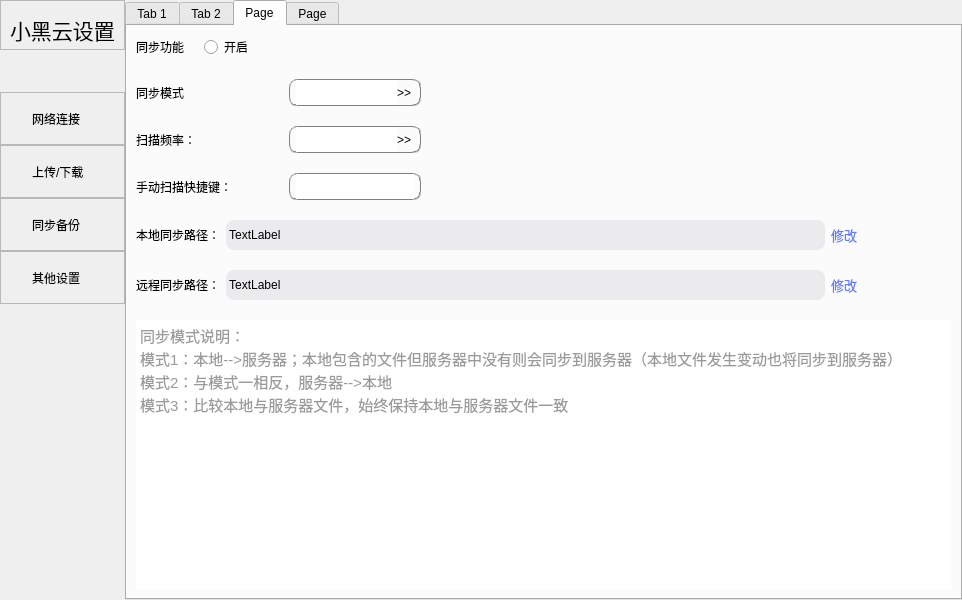
<?xml version="1.0" encoding="UTF-8"?>
<ui version="4.0">
 <class>Dialog</class>
 <widget class="QDialog" name="Dialog">
  <property name="geometry">
   <rect>
    <x>0</x>
    <y>0</y>
    <width>962</width>
    <height>600</height>
   </rect>
  </property>
  <property name="maximumSize">
   <size>
    <width>16777215</width>
    <height>600</height>
   </size>
  </property>
  <property name="cursor">
   <cursorShape>ArrowCursor</cursorShape>
  </property>
  <property name="windowTitle">
   <string>小黑云设置</string>
  </property>
  <property name="styleSheet">
   <string notr="true"/>
  </property>
  <layout class="QFormLayout" name="formLayout">
   <property name="horizontalSpacing">
    <number>0</number>
   </property>
   <property name="verticalSpacing">
    <number>0</number>
   </property>
   <property name="leftMargin">
    <number>0</number>
   </property>
   <property name="topMargin">
    <number>0</number>
   </property>
   <property name="rightMargin">
    <number>0</number>
   </property>
   <property name="bottomMargin">
    <number>0</number>
   </property>
   <item row="0" column="0">
    <layout class="QVBoxLayout" name="verticalLayout_2" stretch="0,1,5,7">
     <property name="spacing">
      <number>0</number>
     </property>
     <property name="leftMargin">
      <number>0</number>
     </property>
     <property name="rightMargin">
      <number>0</number>
     </property>
     <item>
      <widget class="QFrame" name="frame_13">
       <property name="minimumSize">
        <size>
         <width>100</width>
         <height>50</height>
        </size>
       </property>
       <property name="frameShape">
        <enum>QFrame::StyledPanel</enum>
       </property>
       <property name="frameShadow">
        <enum>QFrame::Raised</enum>
       </property>
       <layout class="QHBoxLayout" name="horizontalLayout_25">
        <property name="spacing">
         <number>0</number>
        </property>
        <property name="rightMargin">
         <number>9</number>
        </property>
        <property name="bottomMargin">
         <number>0</number>
        </property>
        <item>
         <widget class="QLabel" name="label_37">
          <property name="font">
           <font>
            <pointsize>16</pointsize>
           </font>
          </property>
          <property name="text">
           <string>小黑云设置</string>
          </property>
         </widget>
        </item>
       </layout>
      </widget>
     </item>
     <item>
      <spacer name="verticalSpacer">
       <property name="orientation">
        <enum>Qt::Vertical</enum>
       </property>
       <property name="sizeHint" stdset="0">
        <size>
         <width>20</width>
         <height>48</height>
        </size>
       </property>
      </spacer>
     </item>
     <item>
      <layout class="QVBoxLayout" name="verticalLayout">
       <property name="spacing">
        <number>0</number>
       </property>
       <property name="leftMargin">
        <number>0</number>
       </property>
       <item>
        <widget class="QFrame" name="frame">
         <property name="styleSheet">
          <string notr="true">#frame:hover{
	background:#D0D3D4;
	border-radius:18px;
	opacity:0.5;
}
</string>
         </property>
         <property name="frameShape">
          <enum>QFrame::StyledPanel</enum>
         </property>
         <property name="frameShadow">
          <enum>QFrame::Raised</enum>
         </property>
         <layout class="QHBoxLayout" name="horizontalLayout" stretch="1,3">
          <property name="spacing">
           <number>0</number>
          </property>
          <property name="leftMargin">
           <number>0</number>
          </property>
          <property name="topMargin">
           <number>0</number>
          </property>
          <property name="rightMargin">
           <number>0</number>
          </property>
          <property name="bottomMargin">
           <number>0</number>
          </property>
          <item>
           <widget class="QLabel" name="label_2">
            <property name="text">
             <string/>
            </property>
           </widget>
          </item>
          <item>
           <widget class="QLabel" name="label">
            <property name="text">
             <string>网络连接</string>
            </property>
           </widget>
          </item>
         </layout>
        </widget>
       </item>
       <item>
        <widget class="QFrame" name="frame_2">
         <property name="styleSheet">
          <string notr="true">#frame_2:hover{
	background:#D0D3D4;
	border-radius:18px;
	opacity:0.5;
}</string>
         </property>
         <property name="frameShape">
          <enum>QFrame::StyledPanel</enum>
         </property>
         <property name="frameShadow">
          <enum>QFrame::Raised</enum>
         </property>
         <layout class="QHBoxLayout" name="horizontalLayout_2" stretch="1,3">
          <property name="spacing">
           <number>0</number>
          </property>
          <property name="leftMargin">
           <number>0</number>
          </property>
          <property name="topMargin">
           <number>0</number>
          </property>
          <property name="rightMargin">
           <number>0</number>
          </property>
          <property name="bottomMargin">
           <number>0</number>
          </property>
          <item>
           <widget class="QLabel" name="label_3">
            <property name="text">
             <string/>
            </property>
           </widget>
          </item>
          <item>
           <widget class="QLabel" name="label_4">
            <property name="text">
             <string>上传/下载</string>
            </property>
           </widget>
          </item>
         </layout>
        </widget>
       </item>
       <item>
        <widget class="QFrame" name="frame_3">
         <property name="styleSheet">
          <string notr="true">#frame_3:hover{
	background:#D0D3D4;
	border-radius:18px;
	opacity:0.5;
}</string>
         </property>
         <property name="frameShape">
          <enum>QFrame::StyledPanel</enum>
         </property>
         <property name="frameShadow">
          <enum>QFrame::Raised</enum>
         </property>
         <layout class="QHBoxLayout" name="horizontalLayout_3" stretch="1,3">
          <property name="spacing">
           <number>0</number>
          </property>
          <property name="leftMargin">
           <number>0</number>
          </property>
          <property name="topMargin">
           <number>0</number>
          </property>
          <property name="rightMargin">
           <number>0</number>
          </property>
          <property name="bottomMargin">
           <number>0</number>
          </property>
          <item>
           <widget class="QLabel" name="label_5">
            <property name="text">
             <string/>
            </property>
           </widget>
          </item>
          <item>
           <widget class="QLabel" name="label_6">
            <property name="text">
             <string>同步备份</string>
            </property>
           </widget>
          </item>
         </layout>
        </widget>
       </item>
       <item>
        <widget class="QFrame" name="frame_4">
         <property name="styleSheet">
          <string notr="true">#frame_4:hover{
	background:#D0D3D4;
	border-radius:18px;
	opacity:0.5;
}</string>
         </property>
         <property name="frameShape">
          <enum>QFrame::StyledPanel</enum>
         </property>
         <property name="frameShadow">
          <enum>QFrame::Raised</enum>
         </property>
         <layout class="QHBoxLayout" name="horizontalLayout_4" stretch="1,3">
          <property name="spacing">
           <number>0</number>
          </property>
          <property name="leftMargin">
           <number>0</number>
          </property>
          <property name="topMargin">
           <number>0</number>
          </property>
          <property name="rightMargin">
           <number>0</number>
          </property>
          <property name="bottomMargin">
           <number>0</number>
          </property>
          <item>
           <widget class="QLabel" name="label_7">
            <property name="text">
             <string/>
            </property>
           </widget>
          </item>
          <item>
           <widget class="QLabel" name="label_8">
            <property name="text">
             <string>其他设置</string>
            </property>
           </widget>
          </item>
         </layout>
        </widget>
       </item>
      </layout>
     </item>
     <item>
      <spacer name="verticalSpacer_2">
       <property name="orientation">
        <enum>Qt::Vertical</enum>
       </property>
       <property name="sizeHint" stdset="0">
        <size>
         <width>20</width>
         <height>188</height>
        </size>
       </property>
      </spacer>
     </item>
    </layout>
   </item>
   <item row="0" column="1">
    <widget class="QTabWidget" name="tabWidget">
     <property name="minimumSize">
      <size>
       <width>0</width>
       <height>600</height>
      </size>
     </property>
     <property name="maximumSize">
      <size>
       <width>16777215</width>
       <height>600</height>
      </size>
     </property>
     <property name="layoutDirection">
      <enum>Qt::LeftToRight</enum>
     </property>
     <property name="currentIndex">
      <number>2</number>
     </property>
     <widget class="QWidget" name="tab">
      <attribute name="title">
       <string>Tab 1</string>
      </attribute>
      <layout class="QVBoxLayout" name="verticalLayout_3">
       <property name="spacing">
        <number>6</number>
       </property>
       <property name="leftMargin">
        <number>0</number>
       </property>
       <property name="topMargin">
        <number>9</number>
       </property>
       <property name="rightMargin">
        <number>0</number>
       </property>
       <property name="bottomMargin">
        <number>0</number>
       </property>
       <item>
        <widget class="QLabel" name="label_10">
         <property name="font">
          <font>
           <pointsize>10</pointsize>
          </font>
         </property>
         <property name="text">
          <string>设置域名及端口（如：pan.sbc.plus:90）</string>
         </property>
        </widget>
       </item>
       <item>
        <widget class="QLabel" name="label_11">
         <property name="font">
          <font>
           <family>Times New Roman</family>
           <pointsize>10</pointsize>
          </font>
         </property>
         <property name="styleSheet">
          <string notr="true">#label_11{
	color:#ff6565;	
}</string>
         </property>
         <property name="text">
          <string>多个域名，每个域名独占一行</string>
         </property>
        </widget>
       </item>
       <item>
        <layout class="QHBoxLayout" name="horizontalLayout_5">
         <item>
          <widget class="QLineEdit" name="lineEdit">
           <property name="placeholderText">
            <string>域名及端口测试</string>
           </property>
          </widget>
         </item>
         <item>
          <widget class="QLabel" name="label_12">
           <property name="text">
            <string>.</string>
           </property>
          </widget>
         </item>
         <item>
          <widget class="QPushButton" name="pushButton">
           <property name="text">
            <string>域名连接测试</string>
           </property>
          </widget>
         </item>
         <item>
          <widget class="QPushButton" name="pushButton_2">
           <property name="text">
            <string>保存更改</string>
           </property>
          </widget>
         </item>
        </layout>
       </item>
       <item>
        <widget class="QTextEdit" name="textEdit">
         <property name="placeholderText">
          <string>在该区域天填写域名及端口</string>
         </property>
        </widget>
       </item>
      </layout>
     </widget>
     <widget class="QWidget" name="tab_2">
      <attribute name="title">
       <string>Tab 2</string>
      </attribute>
      <layout class="QVBoxLayout" name="verticalLayout_4" stretch="1,1,1,10">
       <property name="spacing">
        <number>20</number>
       </property>
       <property name="leftMargin">
        <number>10</number>
       </property>
       <property name="topMargin">
        <number>20</number>
       </property>
       <property name="rightMargin">
        <number>10</number>
       </property>
       <property name="bottomMargin">
        <number>20</number>
       </property>
       <item>
        <layout class="QHBoxLayout" name="horizontalLayout_8" stretch="1,10,1,1">
         <property name="spacing">
          <number>6</number>
         </property>
         <item>
          <widget class="QLabel" name="label_15">
           <property name="text">
            <string>下载路径：</string>
           </property>
          </widget>
         </item>
         <item>
          <widget class="QLabel" name="label_16">
           <property name="minimumSize">
            <size>
             <width>0</width>
             <height>30</height>
            </size>
           </property>
           <property name="maximumSize">
            <size>
             <width>16777215</width>
             <height>30</height>
            </size>
           </property>
           <property name="styleSheet">
            <string notr="true">#label_16{
	border-radius:8px;
	background:#ebebed;
}</string>
           </property>
           <property name="text">
            <string> TextLabel</string>
           </property>
          </widget>
         </item>
         <item>
          <widget class="QLabel" name="label_17">
           <property name="font">
            <font>
             <pointsize>10</pointsize>
            </font>
           </property>
           <property name="cursor">
            <cursorShape>PointingHandCursor</cursorShape>
           </property>
           <property name="styleSheet">
            <string notr="true">#label_17{
	color:#637dff;
}</string>
           </property>
           <property name="text">
            <string>修改</string>
           </property>
          </widget>
         </item>
         <item>
          <spacer name="horizontalSpacer_3">
           <property name="orientation">
            <enum>Qt::Horizontal</enum>
           </property>
           <property name="sizeHint" stdset="0">
            <size>
             <width>40</width>
             <height>20</height>
            </size>
           </property>
          </spacer>
         </item>
        </layout>
       </item>
       <item>
        <layout class="QHBoxLayout" name="horizontalLayout_9" stretch="1,1,4">
         <item>
          <widget class="QLabel" name="label_14">
           <property name="text">
            <string>同时下载文件数：</string>
           </property>
          </widget>
         </item>
         <item>
          <widget class="QFrame" name="frame_5">
           <property name="minimumSize">
            <size>
             <width>0</width>
             <height>27</height>
            </size>
           </property>
           <property name="maximumSize">
            <size>
             <width>16777215</width>
             <height>27</height>
            </size>
           </property>
           <property name="styleSheet">
            <string notr="true">#frame_5{
	border:1px groove gray;
	border-radius:8px;
	
}
#frame_5 QLineEdit{
	border:none;
}</string>
           </property>
           <property name="frameShape">
            <enum>QFrame::StyledPanel</enum>
           </property>
           <property name="frameShadow">
            <enum>QFrame::Raised</enum>
           </property>
           <layout class="QHBoxLayout" name="horizontalLayout_6">
            <property name="spacing">
             <number>0</number>
            </property>
            <property name="leftMargin">
             <number>6</number>
            </property>
            <property name="topMargin">
             <number>0</number>
            </property>
            <property name="bottomMargin">
             <number>0</number>
            </property>
            <item>
             <widget class="QLineEdit" name="lineEdit_2">
              <property name="minimumSize">
               <size>
                <width>0</width>
                <height>25</height>
               </size>
              </property>
             </widget>
            </item>
            <item>
             <widget class="QLabel" name="label_18">
              <property name="cursor">
               <cursorShape>PointingHandCursor</cursorShape>
              </property>
              <property name="text">
               <string>&gt;&gt;</string>
              </property>
             </widget>
            </item>
           </layout>
          </widget>
         </item>
         <item>
          <spacer name="horizontalSpacer">
           <property name="orientation">
            <enum>Qt::Horizontal</enum>
           </property>
           <property name="sizeHint" stdset="0">
            <size>
             <width>258</width>
             <height>20</height>
            </size>
           </property>
          </spacer>
         </item>
        </layout>
       </item>
       <item>
        <layout class="QHBoxLayout" name="horizontalLayout_10" stretch="1,1,4">
         <item>
          <widget class="QLabel" name="label_19">
           <property name="text">
            <string>同时上传文件数：</string>
           </property>
          </widget>
         </item>
         <item>
          <widget class="QFrame" name="frame_6">
           <property name="minimumSize">
            <size>
             <width>0</width>
             <height>27</height>
            </size>
           </property>
           <property name="maximumSize">
            <size>
             <width>16777215</width>
             <height>27</height>
            </size>
           </property>
           <property name="styleSheet">
            <string notr="true">#frame_6{
	border:1px groove gray;
	border-radius:8px;
	
}
#frame_6 QLineEdit{
	border:none;
}</string>
           </property>
           <property name="frameShape">
            <enum>QFrame::StyledPanel</enum>
           </property>
           <property name="frameShadow">
            <enum>QFrame::Raised</enum>
           </property>
           <layout class="QHBoxLayout" name="horizontalLayout_7">
            <property name="spacing">
             <number>0</number>
            </property>
            <property name="leftMargin">
             <number>6</number>
            </property>
            <property name="topMargin">
             <number>0</number>
            </property>
            <property name="bottomMargin">
             <number>0</number>
            </property>
            <item>
             <widget class="QLineEdit" name="lineEdit_3">
              <property name="minimumSize">
               <size>
                <width>0</width>
                <height>25</height>
               </size>
              </property>
             </widget>
            </item>
            <item>
             <widget class="QLabel" name="label_20">
              <property name="cursor">
               <cursorShape>PointingHandCursor</cursorShape>
              </property>
              <property name="text">
               <string>&gt;&gt;</string>
              </property>
             </widget>
            </item>
           </layout>
          </widget>
         </item>
         <item>
          <spacer name="horizontalSpacer_2">
           <property name="orientation">
            <enum>Qt::Horizontal</enum>
           </property>
           <property name="sizeHint" stdset="0">
            <size>
             <width>258</width>
             <height>20</height>
            </size>
           </property>
          </spacer>
         </item>
        </layout>
       </item>
       <item>
        <spacer name="verticalSpacer_3">
         <property name="orientation">
          <enum>Qt::Vertical</enum>
         </property>
         <property name="sizeHint" stdset="0">
          <size>
           <width>20</width>
           <height>288</height>
          </size>
         </property>
        </spacer>
       </item>
      </layout>
     </widget>
     <widget class="QWidget" name="tab_3">
      <attribute name="title">
       <string>Page</string>
      </attribute>
      <layout class="QVBoxLayout" name="verticalLayout_5">
       <property name="spacing">
        <number>20</number>
       </property>
       <item>
        <layout class="QHBoxLayout" name="horizontalLayout_19">
         <property name="spacing">
          <number>20</number>
         </property>
         <item>
          <widget class="QLabel" name="label_13">
           <property name="text">
            <string>同步功能</string>
           </property>
          </widget>
         </item>
         <item>
          <widget class="QRadioButton" name="radioButton">
           <property name="text">
            <string>开启</string>
           </property>
          </widget>
         </item>
         <item>
          <spacer name="horizontalSpacer_10">
           <property name="orientation">
            <enum>Qt::Horizontal</enum>
           </property>
           <property name="sizeHint" stdset="0">
            <size>
             <width>318</width>
             <height>20</height>
            </size>
           </property>
          </spacer>
         </item>
        </layout>
       </item>
       <item>
        <layout class="QHBoxLayout" name="horizontalLayout_18" stretch="1,1,4">
         <item>
          <widget class="QLabel" name="label_38">
           <property name="minimumSize">
            <size>
             <width>100</width>
             <height>0</height>
            </size>
           </property>
           <property name="text">
            <string>同步模式</string>
           </property>
          </widget>
         </item>
         <item>
          <widget class="QFrame" name="frame_10">
           <property name="minimumSize">
            <size>
             <width>0</width>
             <height>27</height>
            </size>
           </property>
           <property name="maximumSize">
            <size>
             <width>16777215</width>
             <height>27</height>
            </size>
           </property>
           <property name="styleSheet">
            <string notr="true">#frame_10{
	border:1px groove gray;
	border-radius:8px;
	
}
#frame_10 QLineEdit{
	border:none;
}</string>
           </property>
           <property name="frameShape">
            <enum>QFrame::StyledPanel</enum>
           </property>
           <property name="frameShadow">
            <enum>QFrame::Raised</enum>
           </property>
           <layout class="QHBoxLayout" name="horizontalLayout_24">
            <property name="spacing">
             <number>0</number>
            </property>
            <property name="leftMargin">
             <number>6</number>
            </property>
            <property name="topMargin">
             <number>0</number>
            </property>
            <property name="bottomMargin">
             <number>0</number>
            </property>
            <item>
             <widget class="QLineEdit" name="lineEdit_6">
              <property name="minimumSize">
               <size>
                <width>0</width>
                <height>25</height>
               </size>
              </property>
             </widget>
            </item>
            <item>
             <widget class="QLabel" name="label_39">
              <property name="cursor">
               <cursorShape>PointingHandCursor</cursorShape>
              </property>
              <property name="text">
               <string>&gt;&gt;</string>
              </property>
             </widget>
            </item>
           </layout>
          </widget>
         </item>
         <item>
          <spacer name="horizontalSpacer_9">
           <property name="orientation">
            <enum>Qt::Horizontal</enum>
           </property>
           <property name="sizeHint" stdset="0">
            <size>
             <width>258</width>
             <height>20</height>
            </size>
           </property>
          </spacer>
         </item>
        </layout>
       </item>
       <item>
        <layout class="QHBoxLayout" name="horizontalLayout_14" stretch="1,1,4">
         <item>
          <widget class="QLabel" name="label_27">
           <property name="minimumSize">
            <size>
             <width>100</width>
             <height>0</height>
            </size>
           </property>
           <property name="text">
            <string>扫描频率：</string>
           </property>
          </widget>
         </item>
         <item>
          <widget class="QFrame" name="frame_8">
           <property name="minimumSize">
            <size>
             <width>0</width>
             <height>27</height>
            </size>
           </property>
           <property name="maximumSize">
            <size>
             <width>16777215</width>
             <height>27</height>
            </size>
           </property>
           <property name="styleSheet">
            <string notr="true">#frame_8{
	border:1px groove gray;
	border-radius:8px;
	
}
#frame_8 QLineEdit{
	border:none;
}</string>
           </property>
           <property name="frameShape">
            <enum>QFrame::StyledPanel</enum>
           </property>
           <property name="frameShadow">
            <enum>QFrame::Raised</enum>
           </property>
           <layout class="QHBoxLayout" name="horizontalLayout_15">
            <property name="spacing">
             <number>0</number>
            </property>
            <property name="leftMargin">
             <number>6</number>
            </property>
            <property name="topMargin">
             <number>0</number>
            </property>
            <property name="bottomMargin">
             <number>0</number>
            </property>
            <item>
             <widget class="QLineEdit" name="lineEdit_4">
              <property name="minimumSize">
               <size>
                <width>0</width>
                <height>25</height>
               </size>
              </property>
             </widget>
            </item>
            <item>
             <widget class="QLabel" name="label_28">
              <property name="cursor">
               <cursorShape>PointingHandCursor</cursorShape>
              </property>
              <property name="text">
               <string>&gt;&gt;</string>
              </property>
             </widget>
            </item>
           </layout>
          </widget>
         </item>
         <item>
          <spacer name="horizontalSpacer_7">
           <property name="orientation">
            <enum>Qt::Horizontal</enum>
           </property>
           <property name="sizeHint" stdset="0">
            <size>
             <width>258</width>
             <height>20</height>
            </size>
           </property>
          </spacer>
         </item>
        </layout>
       </item>
       <item>
        <layout class="QHBoxLayout" name="horizontalLayout_16" stretch="1,1,4">
         <item>
          <widget class="QLabel" name="label_29">
           <property name="minimumSize">
            <size>
             <width>100</width>
             <height>0</height>
            </size>
           </property>
           <property name="text">
            <string>手动扫描快捷键：</string>
           </property>
          </widget>
         </item>
         <item>
          <widget class="QFrame" name="frame_9">
           <property name="minimumSize">
            <size>
             <width>0</width>
             <height>27</height>
            </size>
           </property>
           <property name="maximumSize">
            <size>
             <width>16777215</width>
             <height>27</height>
            </size>
           </property>
           <property name="styleSheet">
            <string notr="true">#frame_9{
	border:1px groove gray;
	border-radius:8px;
	
}
#frame_9 QLineEdit{
	border:none;
}</string>
           </property>
           <property name="frameShape">
            <enum>QFrame::StyledPanel</enum>
           </property>
           <property name="frameShadow">
            <enum>QFrame::Raised</enum>
           </property>
           <layout class="QHBoxLayout" name="horizontalLayout_17">
            <property name="spacing">
             <number>0</number>
            </property>
            <property name="leftMargin">
             <number>6</number>
            </property>
            <property name="topMargin">
             <number>0</number>
            </property>
            <property name="rightMargin">
             <number>6</number>
            </property>
            <property name="bottomMargin">
             <number>0</number>
            </property>
            <item>
             <widget class="QLineEdit" name="lineEdit_5">
              <property name="minimumSize">
               <size>
                <width>0</width>
                <height>25</height>
               </size>
              </property>
             </widget>
            </item>
           </layout>
          </widget>
         </item>
         <item>
          <spacer name="horizontalSpacer_8">
           <property name="orientation">
            <enum>Qt::Horizontal</enum>
           </property>
           <property name="sizeHint" stdset="0">
            <size>
             <width>258</width>
             <height>20</height>
            </size>
           </property>
          </spacer>
         </item>
        </layout>
       </item>
       <item>
        <layout class="QHBoxLayout" name="horizontalLayout_11" stretch="1,10,1,1">
         <property name="spacing">
          <number>6</number>
         </property>
         <item>
          <widget class="QLabel" name="label_21">
           <property name="text">
            <string>本地同步路径：</string>
           </property>
          </widget>
         </item>
         <item>
          <widget class="QLabel" name="label_22">
           <property name="minimumSize">
            <size>
             <width>0</width>
             <height>30</height>
            </size>
           </property>
           <property name="maximumSize">
            <size>
             <width>16777215</width>
             <height>30</height>
            </size>
           </property>
           <property name="styleSheet">
            <string notr="true">#label_22{
	border-radius:8px;
	background:#ebebed;
}</string>
           </property>
           <property name="text">
            <string> TextLabel</string>
           </property>
          </widget>
         </item>
         <item>
          <widget class="QLabel" name="label_23">
           <property name="font">
            <font>
             <pointsize>10</pointsize>
            </font>
           </property>
           <property name="cursor">
            <cursorShape>PointingHandCursor</cursorShape>
           </property>
           <property name="styleSheet">
            <string notr="true">#label_23{
	color:#637dff;
}</string>
           </property>
           <property name="text">
            <string>修改</string>
           </property>
          </widget>
         </item>
         <item>
          <spacer name="horizontalSpacer_4">
           <property name="orientation">
            <enum>Qt::Horizontal</enum>
           </property>
           <property name="sizeHint" stdset="0">
            <size>
             <width>40</width>
             <height>20</height>
            </size>
           </property>
          </spacer>
         </item>
        </layout>
       </item>
       <item>
        <layout class="QHBoxLayout" name="horizontalLayout_13" stretch="1,10,1,1">
         <property name="spacing">
          <number>6</number>
         </property>
         <item>
          <widget class="QLabel" name="label_24">
           <property name="text">
            <string>远程同步路径：</string>
           </property>
          </widget>
         </item>
         <item>
          <widget class="QLabel" name="label_25">
           <property name="minimumSize">
            <size>
             <width>0</width>
             <height>30</height>
            </size>
           </property>
           <property name="maximumSize">
            <size>
             <width>16777215</width>
             <height>30</height>
            </size>
           </property>
           <property name="styleSheet">
            <string notr="true">#label_25{
	border-radius:8px;
	background:#ebebed;
}</string>
           </property>
           <property name="text">
            <string> TextLabel</string>
           </property>
          </widget>
         </item>
         <item>
          <widget class="QLabel" name="label_26">
           <property name="font">
            <font>
             <pointsize>10</pointsize>
            </font>
           </property>
           <property name="cursor">
            <cursorShape>PointingHandCursor</cursorShape>
           </property>
           <property name="styleSheet">
            <string notr="true">#label_26{
	color:#637dff;
}</string>
           </property>
           <property name="text">
            <string>修改</string>
           </property>
          </widget>
         </item>
         <item>
          <spacer name="horizontalSpacer_6">
           <property name="orientation">
            <enum>Qt::Horizontal</enum>
           </property>
           <property name="sizeHint" stdset="0">
            <size>
             <width>40</width>
             <height>20</height>
            </size>
           </property>
          </spacer>
         </item>
        </layout>
       </item>
       <item>
        <widget class="QTextEdit" name="textEdit_2">
         <property name="styleSheet">
          <string notr="true">#textEdit_2{
	border:none;
	color:rgb(154, 154, 154);
}</string>
         </property>
         <property name="html">
          <string>&lt;!DOCTYPE HTML PUBLIC &quot;-//W3C//DTD HTML 4.0//EN&quot; &quot;http://www.w3.org/TR/REC-html40/strict.dtd&quot;&gt;
&lt;html&gt;&lt;head&gt;&lt;meta name=&quot;qrichtext&quot; content=&quot;1&quot; /&gt;&lt;style type=&quot;text/css&quot;&gt;
p, li { white-space: pre-wrap; }
&lt;/style&gt;&lt;/head&gt;&lt;body style=&quot; font-family:'SimSun'; font-size:9pt; font-weight:400; font-style:normal;&quot;&gt;
&lt;p style=&quot; margin-top:0px; margin-bottom:0px; margin-left:0px; margin-right:0px; -qt-block-indent:0; text-indent:0px;&quot;&gt;&lt;span style=&quot; font-size:11pt;&quot;&gt;同步模式说明：&lt;/span&gt;&lt;/p&gt;
&lt;p style=&quot; margin-top:0px; margin-bottom:0px; margin-left:0px; margin-right:0px; -qt-block-indent:0; text-indent:0px;&quot;&gt;&lt;span style=&quot; font-size:11pt;&quot;&gt;模式1：本地--&amp;gt;服务器；本地包含的文件但服务器中没有则会同步到服务器（本地文件发生变动也将同步到服务器）&lt;/span&gt;&lt;/p&gt;
&lt;p style=&quot; margin-top:0px; margin-bottom:0px; margin-left:0px; margin-right:0px; -qt-block-indent:0; text-indent:0px;&quot;&gt;&lt;span style=&quot; font-size:11pt;&quot;&gt;模式2：与模式一相反，服务器--&amp;gt;本地&lt;/span&gt;&lt;/p&gt;
&lt;p style=&quot; margin-top:0px; margin-bottom:0px; margin-left:0px; margin-right:0px; -qt-block-indent:0; text-indent:0px;&quot;&gt;&lt;span style=&quot; font-size:11pt;&quot;&gt;模式3：比较本地与服务器文件，始终保持本地与服务器文件一致&lt;/span&gt;&lt;/p&gt;&lt;/body&gt;&lt;/html&gt;</string>
         </property>
        </widget>
       </item>
      </layout>
     </widget>
     <widget class="QWidget" name="tab_4">
      <attribute name="title">
       <string>Page</string>
      </attribute>
      <layout class="QVBoxLayout" name="verticalLayout_6">
       <property name="spacing">
        <number>20</number>
       </property>
       <property name="leftMargin">
        <number>0</number>
       </property>
       <property name="rightMargin">
        <number>9</number>
       </property>
       <item>
        <layout class="QHBoxLayout" name="horizontalLayout_21">
         <item>
          <widget class="QLabel" name="label_31">
           <property name="font">
            <font>
             <pointsize>12</pointsize>
             <weight>50</weight>
             <bold>false</bold>
            </font>
           </property>
           <property name="text">
            <string>软件更新</string>
           </property>
          </widget>
         </item>
         <item>
          <spacer name="horizontalSpacer_12">
           <property name="orientation">
            <enum>Qt::Horizontal</enum>
           </property>
           <property name="sizeHint" stdset="0">
            <size>
             <width>418</width>
             <height>20</height>
            </size>
           </property>
          </spacer>
         </item>
        </layout>
       </item>
       <item>
        <layout class="QHBoxLayout" name="horizontalLayout_22">
         <property name="spacing">
          <number>20</number>
         </property>
         <property name="leftMargin">
          <number>20</number>
         </property>
         <item>
          <widget class="QLabel" name="label_34">
           <property name="text">
            <string>更新设置</string>
           </property>
          </widget>
         </item>
         <item>
          <widget class="QRadioButton" name="radioButton_2">
           <property name="text">
            <string>自动更新</string>
           </property>
          </widget>
         </item>
         <item>
          <spacer name="horizontalSpacer_13">
           <property name="orientation">
            <enum>Qt::Horizontal</enum>
           </property>
           <property name="sizeHint" stdset="0">
            <size>
             <width>318</width>
             <height>20</height>
            </size>
           </property>
          </spacer>
         </item>
        </layout>
       </item>
       <item>
        <layout class="QHBoxLayout" name="horizontalLayout_23">
         <property name="spacing">
          <number>20</number>
         </property>
         <property name="leftMargin">
          <number>20</number>
         </property>
         <item>
          <widget class="QLabel" name="label_30">
           <property name="text">
            <string>当前版：</string>
           </property>
          </widget>
         </item>
         <item>
          <widget class="QLabel" name="label_32">
           <property name="text">
            <string>2.0.0</string>
           </property>
          </widget>
         </item>
         <item>
          <spacer name="horizontalSpacer_14">
           <property name="orientation">
            <enum>Qt::Horizontal</enum>
           </property>
           <property name="sizeHint" stdset="0">
            <size>
             <width>348</width>
             <height>20</height>
            </size>
           </property>
          </spacer>
         </item>
        </layout>
       </item>
       <item>
        <widget class="QFrame" name="frame_11">
         <property name="frameShape">
          <enum>QFrame::StyledPanel</enum>
         </property>
         <property name="frameShadow">
          <enum>QFrame::Raised</enum>
         </property>
         <layout class="QHBoxLayout" name="horizontalLayout_20">
          <property name="spacing">
           <number>20</number>
          </property>
          <property name="leftMargin">
           <number>20</number>
          </property>
          <property name="topMargin">
           <number>0</number>
          </property>
          <property name="rightMargin">
           <number>0</number>
          </property>
          <property name="bottomMargin">
           <number>0</number>
          </property>
          <item>
           <widget class="QLabel" name="label_33">
            <property name="cursor">
             <cursorShape>PointingHandCursor</cursorShape>
            </property>
            <property name="styleSheet">
             <string notr="true">#label_33{
	color:#637dff;
}</string>
            </property>
            <property name="text">
             <string>检查更新：</string>
            </property>
           </widget>
          </item>
          <item>
           <widget class="QLabel" name="label_35">
            <property name="styleSheet">
             <string notr="true">#label_35{
	color:#ff2b0f;
}</string>
            </property>
            <property name="text">
             <string>2.0.1</string>
            </property>
           </widget>
          </item>
          <item>
           <widget class="QLabel" name="label_36">
            <property name="cursor">
             <cursorShape>PointingHandCursor</cursorShape>
            </property>
            <property name="styleSheet">
             <string notr="true">#label_36{
	color:#637dff;
}</string>
            </property>
            <property name="text">
             <string>立即更新</string>
            </property>
           </widget>
          </item>
          <item>
           <spacer name="horizontalSpacer_11">
            <property name="orientation">
             <enum>Qt::Horizontal</enum>
            </property>
            <property name="sizeHint" stdset="0">
             <size>
              <width>318</width>
              <height>20</height>
             </size>
            </property>
           </spacer>
          </item>
         </layout>
        </widget>
       </item>
       <item>
        <widget class="Line" name="line">
         <property name="orientation">
          <enum>Qt::Horizontal</enum>
         </property>
        </widget>
       </item>
       <item>
        <spacer name="verticalSpacer_5">
         <property name="orientation">
          <enum>Qt::Vertical</enum>
         </property>
         <property name="sizeHint" stdset="0">
          <size>
           <width>20</width>
           <height>285</height>
          </size>
         </property>
        </spacer>
       </item>
      </layout>
     </widget>
    </widget>
   </item>
  </layout>
 </widget>
 <resources/>
 <connections/>
</ui>
